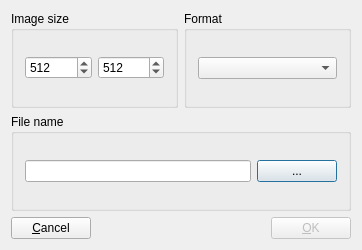
<ui version="4.0">
 <comment>
###############################################################################
#
#  EGSnrc egs++ geometry viewer save image user interface
#  Copyright (C) 2015 National Research Council Canada
#
#  This file is part of EGSnrc.
#
#  EGSnrc is free software: you can redistribute it and/or modify it under
#  the terms of the GNU Affero General Public License as published by the
#  Free Software Foundation, either version 3 of the License, or (at your
#  option) any later version.
#
#  EGSnrc is distributed in the hope that it will be useful, but WITHOUT ANY
#  WARRANTY; without even the implied warranty of MERCHANTABILITY or FITNESS
#  FOR A PARTICULAR PURPOSE.  See the GNU Affero General Public License for
#  more details.
#
#  You should have received a copy of the GNU Affero General Public License
#  along with EGSnrc. If not, see http://www.gnu.org/licenses/.
#
###############################################################################
#
#  Author:          Iwan Kawrakow, 2005
#
#  Contributors:    Frederic Tessier
#                   Manuel Stoeckl
#
###############################################################################
</comment>
 <class>SaveImage</class>
 <widget class="QDialog" name="SaveImage">
  <property name="geometry">
   <rect>
    <x>0</x>
    <y>0</y>
    <width>362</width>
    <height>250</height>
   </rect>
  </property>
  <property name="windowTitle">
   <string>Save image</string>
  </property>
  <layout class="QVBoxLayout">
   <item>
    <layout class="QHBoxLayout">
     <item>
      <widget class="QGroupBox" name="groupBox11">
       <property name="title">
        <string>Image size</string>
       </property>
       <layout class="QHBoxLayout">
        <item>
         <widget class="QSpinBox" name="xsizeSB">
          <property name="maximum">
           <number>4096</number>
          </property>
          <property name="value">
           <number>512</number>
          </property>
         </widget>
        </item>
        <item>
         <widget class="QSpinBox" name="ysizeSB">
          <property name="maximum">
           <number>4096</number>
          </property>
          <property name="value">
           <number>512</number>
          </property>
         </widget>
        </item>
       </layout>
      </widget>
     </item>
     <item>
      <widget class="QGroupBox" name="groupBox12">
       <property name="title">
        <string>Format</string>
       </property>
       <layout class="QHBoxLayout">
        <item>
         <widget class="QComboBox" name="formatCB"/>
        </item>
       </layout>
      </widget>
     </item>
    </layout>
   </item>
   <item>
    <widget class="QGroupBox" name="groupBox13">
     <property name="title">
      <string>File name</string>
     </property>
     <layout class="QHBoxLayout">
      <item>
       <widget class="QLineEdit" name="fileName"/>
      </item>
      <item>
       <widget class="QPushButton" name="pushButton9">
        <property name="text">
         <string>...</string>
        </property>
       </widget>
      </item>
     </layout>
    </widget>
   </item>
   <item>
    <layout class="QHBoxLayout">
     <item>
      <widget class="QPushButton" name="pushButton11">
       <property name="text">
        <string>&amp;Cancel</string>
       </property>
       <property name="shortcut">
        <string>Alt+C</string>
       </property>
      </widget>
     </item>
     <item>
      <spacer name="spacer6">
       <property name="orientation">
        <enum>Qt::Horizontal</enum>
       </property>
       <property name="sizeType">
        <enum>QSizePolicy::Expanding</enum>
       </property>
       <property name="sizeHint" stdset="0">
        <size>
         <width>111</width>
         <height>21</height>
        </size>
       </property>
      </spacer>
     </item>
     <item>
      <widget class="QPushButton" name="okButton">
       <property name="enabled">
        <bool>false</bool>
       </property>
       <property name="text">
        <string>&amp;OK</string>
       </property>
       <property name="shortcut">
        <string>Alt+O</string>
       </property>
      </widget>
     </item>
    </layout>
   </item>
  </layout>
 </widget>
 <layoutdefault spacing="6" margin="11"/>
 <resources/>
 <connections>
  <connection>
   <sender>pushButton11</sender>
   <signal>clicked()</signal>
   <receiver>SaveImage</receiver>
   <slot>reject()</slot>
   <hints>
    <hint type="sourcelabel">
     <x>20</x>
     <y>20</y>
    </hint>
    <hint type="destinationlabel">
     <x>20</x>
     <y>20</y>
    </hint>
   </hints>
  </connection>
  <connection>
   <sender>okButton</sender>
   <signal>clicked()</signal>
   <receiver>SaveImage</receiver>
   <slot>accept()</slot>
   <hints>
    <hint type="sourcelabel">
     <x>20</x>
     <y>20</y>
    </hint>
    <hint type="destinationlabel">
     <x>20</x>
     <y>20</y>
    </hint>
   </hints>
  </connection>
  <connection>
   <sender>pushButton9</sender>
   <signal>clicked()</signal>
   <receiver>SaveImage</receiver>
   <slot>selectFileName()</slot>
   <hints>
    <hint type="sourcelabel">
     <x>20</x>
     <y>20</y>
    </hint>
    <hint type="destinationlabel">
     <x>20</x>
     <y>20</y>
    </hint>
   </hints>
  </connection>
  <connection>
   <sender>fileName</sender>
   <signal>lostFocus()</signal>
   <receiver>SaveImage</receiver>
   <slot>enableOkButton()</slot>
   <hints>
    <hint type="sourcelabel">
     <x>20</x>
     <y>20</y>
    </hint>
    <hint type="destinationlabel">
     <x>20</x>
     <y>20</y>
    </hint>
   </hints>
  </connection>
  <connection>
   <sender>fileName</sender>
   <signal>textChanged(QString)</signal>
   <receiver>SaveImage</receiver>
   <slot>fnameTextChanged(QString)</slot>
   <hints>
    <hint type="sourcelabel">
     <x>20</x>
     <y>20</y>
    </hint>
    <hint type="destinationlabel">
     <x>20</x>
     <y>20</y>
    </hint>
   </hints>
  </connection>
 </connections>
</ui>
